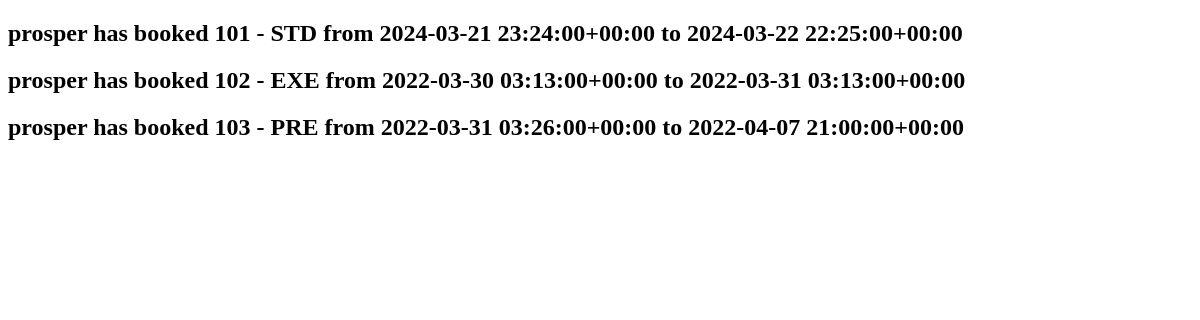
/booking-list/, run on an earlier commit of the app's database.
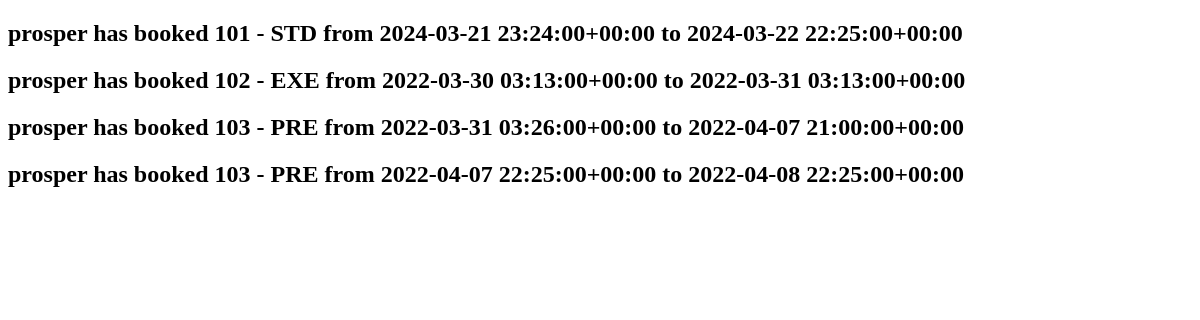
And on a later commit of the database.
### hotel/models.py (models this page shows)
class Booking(models.Model):
    user = models.ForeignKey(settings.AUTH_USER_MODEL, on_delete=models.CASCADE)
    room = models.ForeignKey(Room, on_delete=models.CASCADE)
    check_in = models.DateTimeField()
    check_out = models.DateTimeField()
    def __str__(self):
        return f"{self.user} has booked {self.room} from {self.check_in} to {self.check_out}"

class Room(models.Model):
    ROOM_CATEGORIES=(
        ('EXE', 'EXECUTIVE'),
        ('DEL', 'DELUXE'),
        ('PRE', 'PREMIUM'),
        ('STD', 'STANDARD'),
        ('PNT', 'PENTHOUSE')
    )
    number = models.IntegerField()
    category = models.CharField(max_length=3, choices=ROOM_CATEGORIES)
    beds = models.IntegerField()
    capacity = models.IntegerField()
    def __str__(self):
        return f"{self.number} - {self.category}"

### hotel/views.py (the view)
# urls.py: path("booking-list/", BookingList.as_view(), name="Booking-List"),
class BookingList(ListView):
    model = Booking

### hotel/templates/hotel/booking_list.html (shortened to what this page needs)
<!DOCTYPE html>
<html lang="en">
<head>
</head>
<body>
    {% for booking in booking_list %}
    <h2>{{ booking }}</h2>
    {% endfor %}
</body>
</html>

What changed in the data, as far as the page shows it:
added Booking: user+room+check_in "prosper has booked 103 - PRE from 2022-04-07 22:25:00+00:00 to 2022-04-08 22:25:00+00:00"
